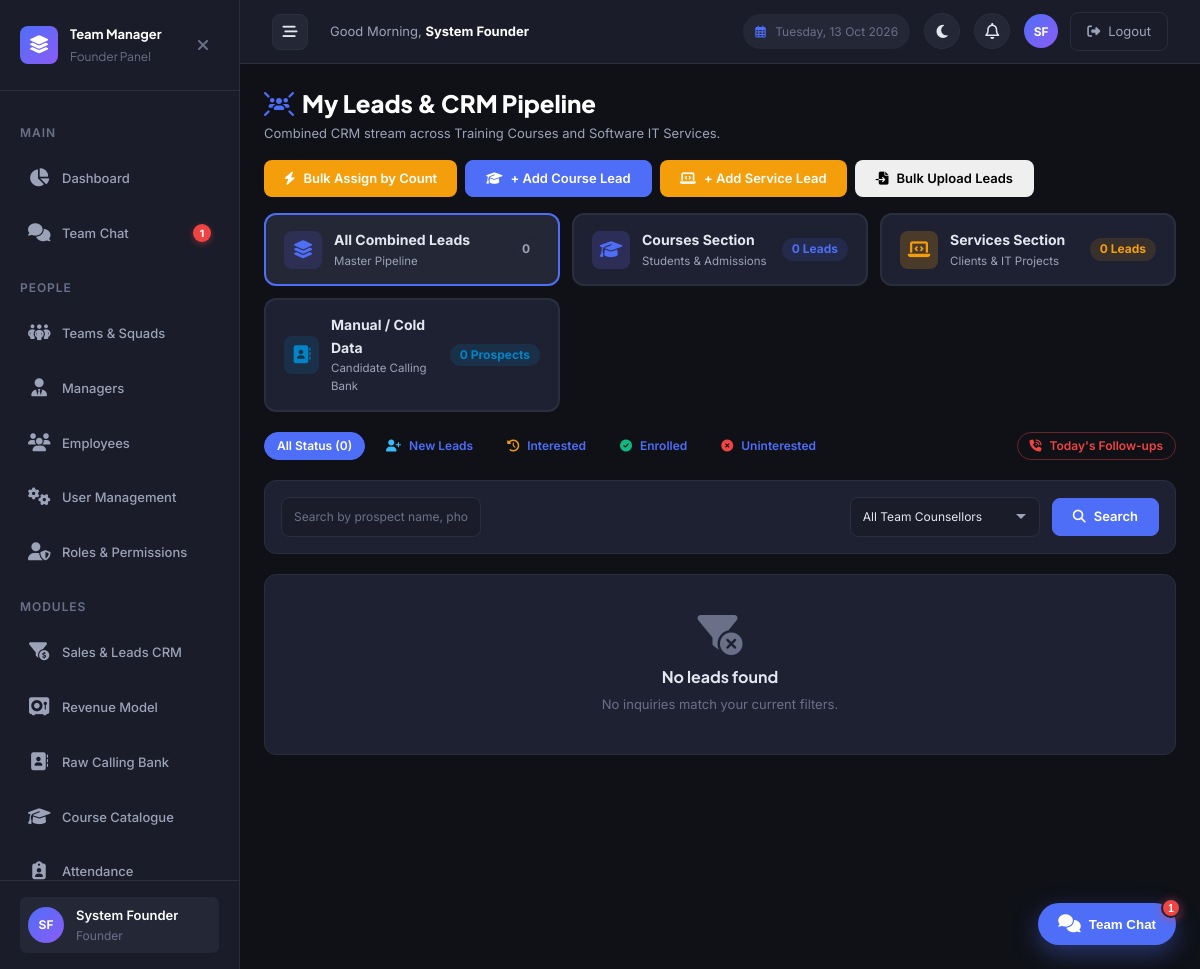
Page /sales/leads.php (signed in) on the committed database.
### tables this page shows
CREATE TABLE `users` (
  `id` int NOT NULL AUTO_INCREMENT,
  `employee_id` varchar(50) DEFAULT NULL,
  `name` varchar(100) NOT NULL,
  `email` varchar(150) NOT NULL,
  `contact_no` varchar(20) DEFAULT NULL,
  `designation` varchar(100) DEFAULT NULL,
  `joining_date` date DEFAULT NULL,
  `base_salary` decimal(10,2) NOT NULL DEFAULT '30000.00',
  `password` varchar(255) NOT NULL,
  `pin` varchar(255) DEFAULT NULL,
  `role` varchar(50) NOT NULL DEFAULT 'employee',
  `manager_id` int DEFAULT NULL,
  `status` enum('active','inactive') NOT NULL DEFAULT 'active',
  `created_at` timestamp NULL DEFAULT CURRENT_TIMESTAMP,
  `updated_at` timestamp NULL DEFAULT CURRENT_TIMESTAMP ON UPDATE CURRENT_TIMESTAMP,
  `last_activity` timestamp NULL DEFAULT NULL,
  `presence_status` enum('automatic','dnd','away','offline') NOT NULL DEFAULT 'automatic',
  `custom_status_text` varchar(255) DEFAULT NULL,
  `custom_status_emoji` varchar(50) DEFAULT NULL,
  `last_active_at` timestamp NULL DEFAULT CURRENT_TIMESTAMP ON UPDATE CURRENT_TIMESTAMP,
  PRIMARY KEY (`id`),
  UNIQUE KEY `uk_email` (`email`),
  UNIQUE KEY `uk_employee_id` (`employee_id`),
  KEY `idx_role` (`role`),
  KEY `idx_manager_id` (`manager_id`),
  KEY `idx_status` (`status`),
  CONSTRAINT `fk_users_manager` FOREIGN KEY (`manager_id`) REFERENCES `users` (`id`) ON DELETE SET NULL ON UPDATE CASCADE
);

### sales/leads.php (the view, shortened to what the rows shown need)
<?php
require_once __DIR__ . '/../includes/functions.php';
require_once __DIR__ . '/../includes/auth.php';
requireRole([ROLE_SALES_COUNSELLOR, ROLE_FOUNDER, ROLE_MANAGER, ROLE_HR]);
$offeringFilter = get('offering_type', '');
$counsellors = getSalesCounsellorsList();
include __DIR__ . '/../includes/header.php';
?>
<div class="page-header" style="display: flex; justify-content: space-between; align-items: center; flex-wrap: wrap; gap: var(--space-4); margin-bottom: var(--space-4);">
    <div>
        <h1 class="page-title">
            <?php if ($offeringFilter === 'course'): ?>
                <i class="fa-solid fa-graduation-cap" style="color: var(--color-primary); margin-right: 8px;"></i>Course Leads & Student Admissions
            <?php elseif ($offeringFilter === 'service'): ?>
                <i class="fa-solid fa-laptop-code" style="color: #f59e0b; margin-right: 8px;"></i>Software & IT Services Leads
            <?php else: ?>
                <i class="fa-solid fa-users-rays" style="color: var(--color-primary); margin-right: 8px;"></i>My Leads & CRM Pipeline
            <?php endif; ?>
        </h1>
    </div>
</div>
<?php
include __DIR__ . '/../includes/footer.php';
?>

### includes/header.php (shortened to what the rows shown need)
<?php
$greeting = (date('H') < 12) ? 'Good Morning' : ((date('H') < 17) ? 'Good Afternoon' : 'Good Evening');
?>
<!DOCTYPE html>
<html lang="en" data-theme="dark">
<head>
    <link rel="stylesheet" href="https://cdnjs.cloudflare.com/ajax/libs/font-awesome/6.5.1/css/all.min.css" />
    <link rel="stylesheet" href="<?php echo BASE_URL; ?>/assets/css/style.css?v=<?php echo @filemtime(__DIR__ . '/../assets/css/style.css') ?: time(); ?>">
</head>
<body>
    <div class="app-layout">
        <?php include __DIR__ . '/sidebar.php'; ?>
        <div class="main-wrapper">
            <header class="top-header">
                <div class="header-left">
                    <div class="header-greeting">
                        <?php echo $greeting; ?>, <strong><?php echo e($currentUser['name'] ?? 'User'); ?></strong>
                    </div>
                </div>
                <div class="header-right" style="display: flex; align-items: center; gap: 14px;">
                    <div class="header-user-section">
                        <a href="<?php echo BASE_URL; ?>/profile.php" class="header-avatar" title="View Profile" style="text-decoration: none; color: #fff; display: flex; align-items: center; justify-content: center; font-weight: bold; background-color: var(--color-primary);"><?php echo e($userInitials); ?></a>
                        <a href="<?php echo BASE_URL; ?>/auth/logout.php" class="btn-logout" title="Logout">
                            <i class="fa-solid fa-right-from-bracket"></i> <span class="btn-logout-text">Logout</span>
                        </a>
                    </div>
                </div>
            </header>
            <main class="main-content fade-in">

### includes/sidebar.php (shortened to what the rows shown need)
<?php
$currentUser = getCurrentUser();
$userRole = $currentUser['role'] ?? '';
$baseRole = function_exists('getRoleBaseType') ? getRoleBaseType($userRole) : $userRole;
$userInitials = getInitials($currentUser['name'] ?? 'U');
$sidebarChatUnread = isLoggedIn() ? countUnreadChatMessages((int)($currentUser['id'] ?? 0)) : 0;
$currentPage = basename($_SERVER['PHP_SELF'], '.php');
$currentDir = basename(dirname($_SERVER['PHP_SELF']));
function isActive(string $dir, string $page): string {
    global $currentDir, $currentPage;
    return ($currentDir === $dir && $currentPage === $page) ? ' active' : '';
}
?>
<aside class="sidebar" id="sidebar">
    <div class="sidebar-brand">
        <div class="sidebar-brand-text">
            Team Manager
            <span><?php echo ucwords(str_replace('_', ' ', e($userRole))); ?> Panel</span>
        </div>
    </div>
    <nav class="sidebar-nav">
        <?php if ($baseRole === ROLE_FOUNDER): ?>
            <a href="<?php echo BASE_URL; ?>/chat/index.php" class="sidebar-nav-item<?php echo isActive('chat', 'index'); ?>">
                <span class="nav-icon"><i class="fa-solid fa-comments"></i></span> Team Chat
                <span class="sidebar-chat-badge" style="display: <?php echo $sidebarChatUnread > 0 ? 'inline-flex' : 'none'; ?>;"><?php echo $sidebarChatUnread > 99 ? '99+' : $sidebarChatUnread; ?></span>
            </a>
        <?php endif; ?>
    </nav>
    <div class="sidebar-footer">
        <a href="<?php echo BASE_URL; ?>/profile.php" class="sidebar-user" style="text-decoration: none; display: flex; align-items: center; width: 100%; border-radius: var(--radius-sm); transition: background-color var(--transition-base); padding: var(--space-2);" onmouseover="this.style.backgroundColor='var(--color-bg-tertiary)'" onmouseout="this.style.backgroundColor='transparent'">
            <div class="sidebar-user-avatar"><?php echo e($userInitials); ?></div>
            <div class="sidebar-user-info">
                <div class="sidebar-user-name"><?php echo e($currentUser['name'] ?? 'User'); ?></div>
                <div class="sidebar-user-role"><?php echo ucwords(str_replace('_', ' ', e($userRole))); ?></div>
            </div>
        </a>
    </div>
</aside>

### rows in the picture
users: role "Founder", id "1", name "SF", name "System Founder"

### other values in the picture
$salesMetrics['total_leads'] "0"
$salesMetrics['course_leads'] "0"
$salesMetrics['service_leads'] "0"
$salesMetrics['manual_leads'] "0"
$totalLeads "0"
$footerChatUnread "1"
